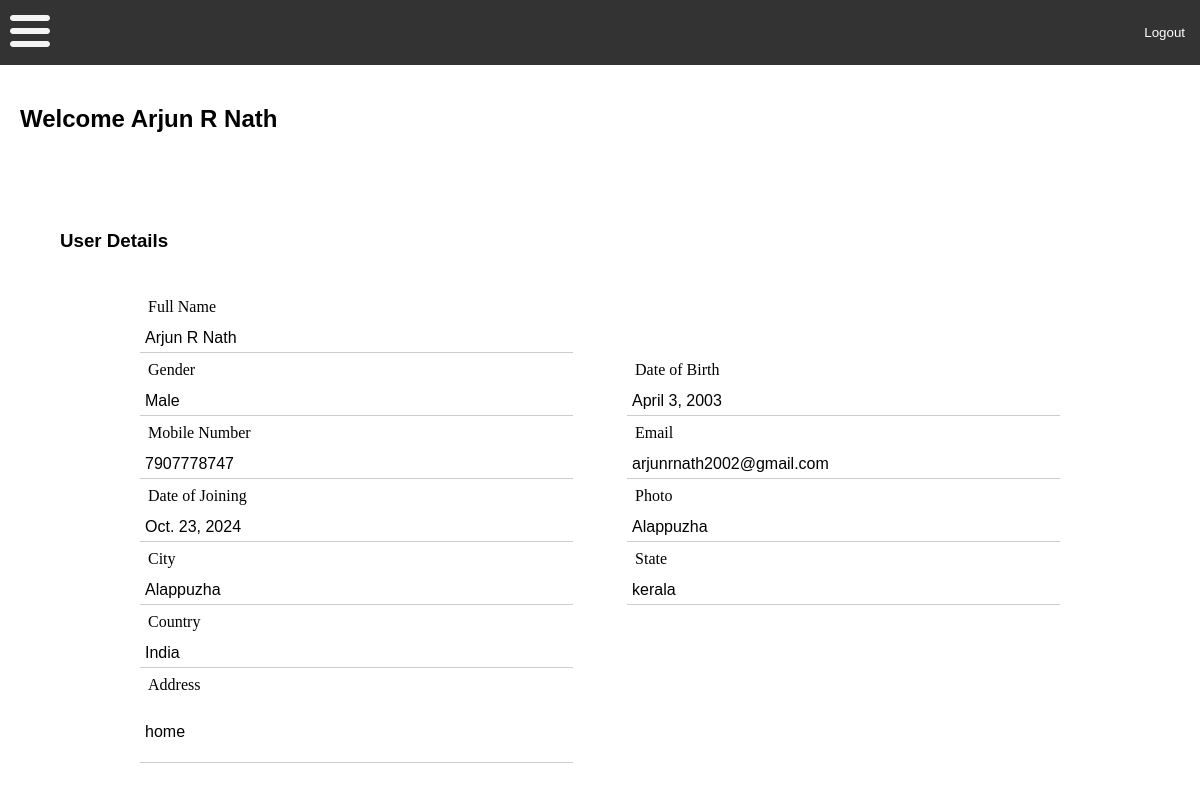
Screenshot of /profile/ (signed in) with the database file from the repository.
### User/models.py (models this page shows)
class userprofile(models.Model):
    user = models.OneToOneField(User, null=True, on_delete=models.CASCADE)
    name = models.CharField(max_length=50)
    gender = models.CharField(max_length=50)
    dob = models.DateField()
    mobile =  models.CharField(max_length=50)
    email = models.EmailField(max_length=50,unique=True)
    doj = models.DateField()
    image = models.ImageField(null=True, blank=True, upload_to="profile_pics/")
    city = models.CharField(max_length=50)
    state = models.CharField(max_length=50)
    country = models.CharField(max_length=50)
    address = models.CharField(max_length=50)

### User/views.py (the view)
# urls.py: path('profile/', views.profile, name="profile"),
@login_required(login_url='loginpage')
def profile(request):
    if request.user.is_authenticated:
        user_profile = userprofile.objects.get(user=request.user)
        return render(request, 'User/profile.html', {'user_profile': user_profile})
    else:
        return redirect('loginpage')

### templates/User/profile.html (shortened to what this page needs)
{% extends 'userpage.html' %}
{% load static %}
{% block content %}
    <link rel="stylesheet" href="{% static 'User/profile.css' %}">
    <h2>Welcome {{user_profile.name}}</h2>
    <main class="main_content">
        <section class="content" >
            <button type="submit" class="editProfileBtn" hidden>Edit Profile</button><br>
            <h3>User Details</h3>
            <section id="data">
                <table>
                    <tr>
                        <td><label>Full Name</label></td>
                        <td class="blank"></td>
                    </tr>
                    <tr>
                        <td class="data">{{ user_profile.name }}</td>
                        <td class="blank"></td>
                    </tr>
                    <tr>
                        <td><label>Gender</label></td>
                        <td class="blank"></td>
                        <td><label>Date of Birth</label></td>
                    </tr>
                    <tr>
                        <td class="data">{{ user_profile.gender }}</td>
                        <td class="blank"></td>
                        <td class="data">{{ user_profile.dob }}</td>
                    </tr>
                    <tr>
                        <td><label>Mobile Number</label></td>
                        <td class="blank"></td>
                        <td><label>Email</label></td>
                    </tr>
                    <tr>
                        <td class="data">{{ user_profile.mobile }}</td>
                        <td class="blank"></td>
                        <td class="data">{{ user_profile.email }}</td>
                    </tr>
                    <tr>
                        <td><label>Date of Joining</label></td>
                        <td class="blank"></td>
                        <td><label>Photo</label></td>
                    </tr>
                    <tr>
                        <td class="data">{{ user_profile.doj }}</td>
                        <td class="blank"></td>
                        <td class="data">{{ user_profile.city }}</td>
                    </tr>
                    <tr>
                        <td><label>City</label></td>
                        <td class="blank"></td>
                        <td><label>State</label></td>
                    </tr>
                    <tr>
                        <td class="data">{{ user_profile.city }}</td>
                        <td class="blank"></td>
                        <td class="data">{{ user_profile.state }}</td>
                    </tr>
                    <tr>
                        <td><label>Country</label></td>
                        <td class="blank"></td>
                    </tr>
                    <tr>
                        <td class="data">{{ user_profile.country }}</td>
                        <td class="blank"></td>
                    </tr>
                    <tr>
                        <td><label>Address</label></td>
                        <td class="blank"></td>
                    </tr>
                    <tr>
                        <td class="data"><p>{{ user_profile.address }}</p></td>
                    </tr>
                </table>
            </section>
            <div class="changeBtn">
            </div>
        </section>
    </main>
{% endblock content %}

### templates/userpage.html (shortened to what this page needs)
{% load static %}
<!DOCTYPE html>
<html>
    <head>
        <link rel="stylesheet" href="{% static 'pagedesign.css' %}">
    </head>
    <body>
        <div class="header">
            <button onclick="toggleDashboard()" id="toggleDashboardBtn"><img src="{% static 'dash.svg' %}" alt="Dashboard"></button>
            <button type="submit" class="logoutBtn" onclick="redirectToLogout()">Logout</button>
        </div>
        <div class="content">
            {% block content %}
            {% endblock content %}
        </div>
    </body>
</html>

### static/pagedesign.css (style rules this page uses)
body { font-family: Arial, sans-serif; margin: 0; padding: 0; }
.header { width: 100%; background-color: #333; color: #fff; padding: 10px; display: flex; justify-content: space-between; align-items: center; }
#toggleDashboardBtn { height: 40px; width: 40px; border: none; background: none; color: #fff; cursor: pointer; padding: 0; }
.logoutBtn { padding: 10px 20px; margin: 5px; border: none; border-radius: 20px; background-color: #333; color: #fff; cursor: pointer; transition: background-color 0.3s, color 0.3s; }
.content { margin-left: 0; padding: 20px; }

### static/User/profile.css (style rules this page uses)
h3 { padding: 20px; }
table { border-collapse: collapse; width: 100%; margin: 0px, 100px; }
th, td { width: 40%; padding: 8px; text-align: left; font-family: Georgia, 'Times New Roman', Times, serif; }
.blank { width: 5%; }
.changeBtn { padding: 15px; text-align: center; }
#data { padding: 0px 100px; }
.data { display: flex; border: none; border-bottom: 1px solid #ccc; width: 100%; box-sizing: border-box; padding: 5px; margin: 0; outline: none; background: transparent; font-family: Arial, Helvetica, sans-serif; }

### rows the page displays
userprofile: name "Arjun R Nath", gender "Male", dob "April 3, 2003", mobile "7907778747", email "arjunrnath2002@gmail.com", doj "Oct. 23, 2024", city "Alappuzha", state "kerala", country "India", address "home"
